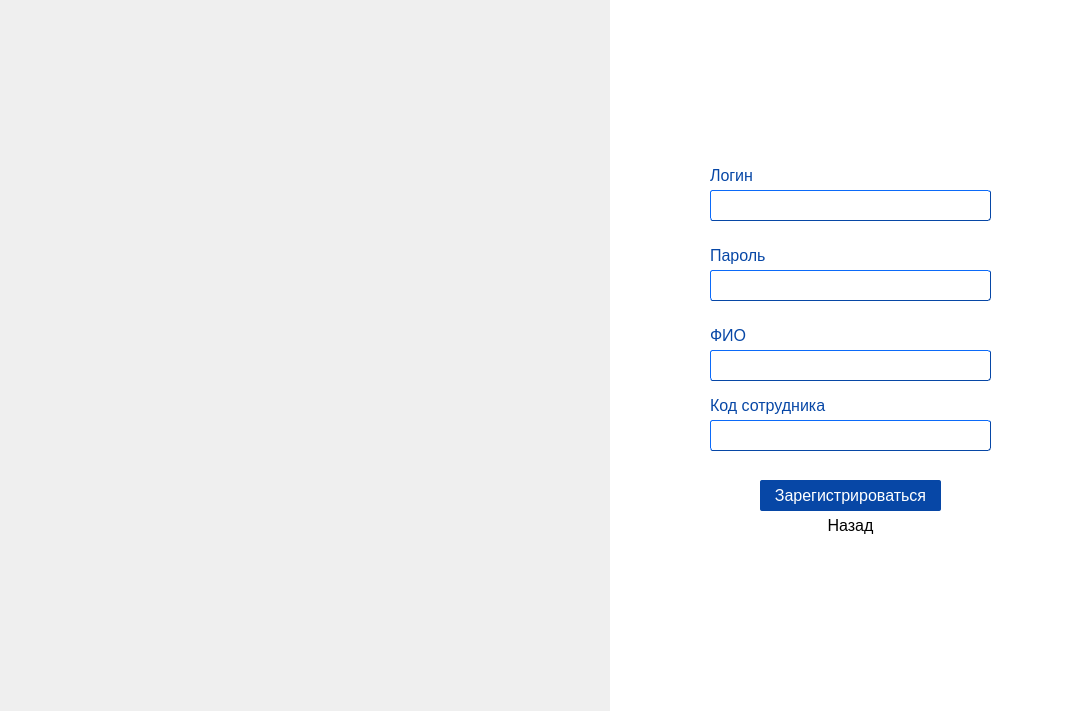
<?xml version="1.0" encoding="UTF-8"?>
<ui version="4.0">
 <class>Dialog</class>
 <widget class="QDialog" name="Dialog">
  <property name="geometry">
   <rect>
    <x>0</x>
    <y>0</y>
    <width>1091</width>
    <height>711</height>
   </rect>
  </property>
  <property name="sizePolicy">
   <sizepolicy hsizetype="Maximum" vsizetype="Maximum">
    <horstretch>0</horstretch>
    <verstretch>0</verstretch>
   </sizepolicy>
  </property>
  <property name="minimumSize">
   <size>
    <width>1091</width>
    <height>711</height>
   </size>
  </property>
  <property name="maximumSize">
   <size>
    <width>1091</width>
    <height>711</height>
   </size>
  </property>
  <property name="windowTitle">
   <string>Dialog</string>
  </property>
  <property name="styleSheet">
   <string notr="true"/>
  </property>
  <widget class="QWidget" name="widget" native="true">
   <property name="geometry">
    <rect>
     <x>0</x>
     <y>0</y>
     <width>611</width>
     <height>711</height>
    </rect>
   </property>
   <property name="styleSheet">
    <string notr="true"/>
   </property>
  </widget>
  <widget class="QWidget" name="widget_2" native="true">
   <property name="geometry">
    <rect>
     <x>610</x>
     <y>0</y>
     <width>481</width>
     <height>711</height>
    </rect>
   </property>
   <property name="minimumSize">
    <size>
     <width>0</width>
     <height>0</height>
    </size>
   </property>
   <property name="maximumSize">
    <size>
     <width>1000</width>
     <height>1000</height>
    </size>
   </property>
   <property name="font">
    <font>
     <family>Tahoma</family>
    </font>
   </property>
   <property name="styleSheet">
    <string notr="true">background-color: rgb(255, 255, 255);</string>
   </property>
   <widget class="QLineEdit" name="login_input">
    <property name="geometry">
     <rect>
      <x>100</x>
      <y>190</y>
      <width>281</width>
      <height>31</height>
     </rect>
    </property>
    <property name="font">
     <font>
      <family>Tahoma</family>
      <pointsize>12</pointsize>
     </font>
    </property>
    <property name="styleSheet">
     <string notr="true">background-color: rgb(255, 255, 255);
border: 1px;
border-color: rgb(7, 71, 166);
border-style: outset;
border-radius: 3px;</string>
    </property>
    <property name="text">
     <string/>
    </property>
   </widget>
   <widget class="QLabel" name="label_3">
    <property name="geometry">
     <rect>
      <x>100</x>
      <y>160</y>
      <width>111</width>
      <height>31</height>
     </rect>
    </property>
    <property name="font">
     <font>
      <family>Tahoma</family>
      <pointsize>12</pointsize>
     </font>
    </property>
    <property name="styleSheet">
     <string notr="true">background-color: rgb(255, 255, 255, 0);
color: rgb(7, 71, 166);</string>
    </property>
    <property name="text">
     <string>Логин</string>
    </property>
   </widget>
   <widget class="QLabel" name="label_4">
    <property name="geometry">
     <rect>
      <x>100</x>
      <y>320</y>
      <width>111</width>
      <height>31</height>
     </rect>
    </property>
    <property name="font">
     <font>
      <family>Tahoma</family>
      <pointsize>12</pointsize>
     </font>
    </property>
    <property name="styleSheet">
     <string notr="true">background-color: rgb(255, 255, 255, 0);
color: rgb(7, 71, 166);</string>
    </property>
    <property name="text">
     <string>ФИО</string>
    </property>
   </widget>
   <widget class="QPushButton" name="signin_button">
    <property name="geometry">
     <rect>
      <x>150</x>
      <y>480</y>
      <width>181</width>
      <height>31</height>
     </rect>
    </property>
    <property name="font">
     <font>
      <family>Tahoma</family>
      <pointsize>12</pointsize>
     </font>
    </property>
    <property name="styleSheet">
     <string notr="true">background-color: rgb(7, 71, 166);
color: rgb(255, 255, 255);
border-radius: 2px;</string>
    </property>
    <property name="text">
     <string>Зарегистрироваться</string>
    </property>
   </widget>
   <widget class="QLineEdit" name="name_input">
    <property name="geometry">
     <rect>
      <x>100</x>
      <y>350</y>
      <width>281</width>
      <height>31</height>
     </rect>
    </property>
    <property name="font">
     <font>
      <family>Tahoma</family>
      <pointsize>12</pointsize>
     </font>
    </property>
    <property name="styleSheet">
     <string notr="true">border: 1px;
border-color: rgb(7, 71, 166);
border-style: outset;
border-radius: 3px;
background-color: rgb(255, 255, 255);</string>
    </property>
    <property name="echoMode">
     <enum>QLineEdit::Normal</enum>
    </property>
   </widget>
   <widget class="QLineEdit" name="empl_code_input">
    <property name="geometry">
     <rect>
      <x>100</x>
      <y>420</y>
      <width>281</width>
      <height>31</height>
     </rect>
    </property>
    <property name="font">
     <font>
      <family>Tahoma</family>
      <pointsize>12</pointsize>
     </font>
    </property>
    <property name="styleSheet">
     <string notr="true">border: 1px;
border-color: rgb(7, 71, 166);
border-style: outset;
border-radius: 3px;
background-color: rgb(255, 255, 255);</string>
    </property>
   </widget>
   <widget class="QLabel" name="label_5">
    <property name="geometry">
     <rect>
      <x>100</x>
      <y>390</y>
      <width>131</width>
      <height>31</height>
     </rect>
    </property>
    <property name="font">
     <font>
      <family>Tahoma</family>
      <pointsize>12</pointsize>
     </font>
    </property>
    <property name="styleSheet">
     <string notr="true">background-color: rgb(255, 255, 255, 0);
color: rgb(7, 71, 166);</string>
    </property>
    <property name="text">
     <string>Код сотрудника</string>
    </property>
   </widget>
   <widget class="QLabel" name="label_6">
    <property name="geometry">
     <rect>
      <x>100</x>
      <y>240</y>
      <width>111</width>
      <height>31</height>
     </rect>
    </property>
    <property name="font">
     <font>
      <family>Tahoma</family>
      <pointsize>12</pointsize>
     </font>
    </property>
    <property name="styleSheet">
     <string notr="true">background-color: rgb(255, 255, 255, 0);
color: rgb(7, 71, 166);</string>
    </property>
    <property name="text">
     <string>Пароль</string>
    </property>
   </widget>
   <widget class="QLineEdit" name="pass_input_2">
    <property name="geometry">
     <rect>
      <x>100</x>
      <y>270</y>
      <width>281</width>
      <height>31</height>
     </rect>
    </property>
    <property name="font">
     <font>
      <family>Tahoma</family>
      <pointsize>12</pointsize>
     </font>
    </property>
    <property name="styleSheet">
     <string notr="true">border: 1px;
border-color: rgb(7, 71, 166);
border-style: outset;
border-radius: 3px;
background-color: rgb(255, 255, 255);</string>
    </property>
    <property name="echoMode">
     <enum>QLineEdit::Password</enum>
    </property>
   </widget>
   <widget class="QPushButton" name="back_button">
    <property name="geometry">
     <rect>
      <x>190</x>
      <y>510</y>
      <width>101</width>
      <height>31</height>
     </rect>
    </property>
    <property name="font">
     <font>
      <family>Tahoma</family>
      <pointsize>12</pointsize>
     </font>
    </property>
    <property name="autoFillBackground">
     <bool>false</bool>
    </property>
    <property name="styleSheet">
     <string notr="true">color: rgb(0, 0, 0);</string>
    </property>
    <property name="text">
     <string>Назад</string>
    </property>
    <property name="flat">
     <bool>true</bool>
    </property>
   </widget>
  </widget>
 </widget>
 <resources/>
 <connections/>
</ui>
